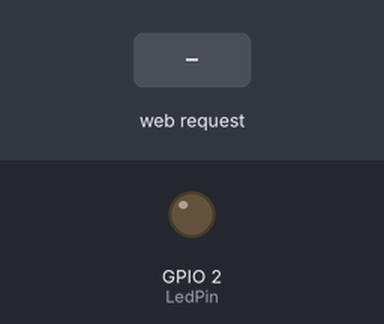
A sketch run on a simulated ESP32. Parts: output pins drawn as LEDs (lit = HIGH). The inputs (shaded band) are chosen by the test bench. What the sketch prints to the serial monitor is not drawn.

Above: at 1.3 s.
1.4 s: HTTP request GET /ledon received
At 2.5 s:
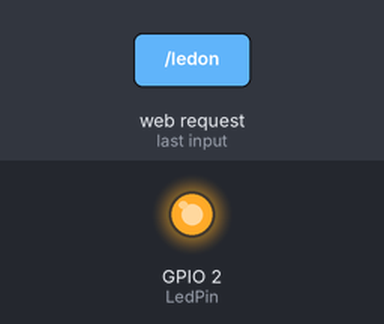
2.9 s: HTTP request GET / received
At 3.7 s:
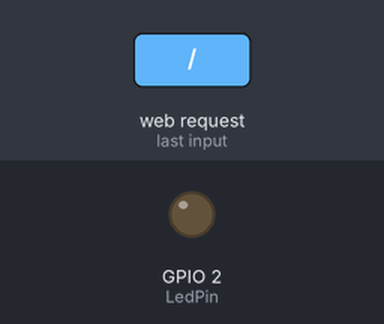
Timing chart, 0 to 5.9 s (numbered marks = the images above; inputs shaded):
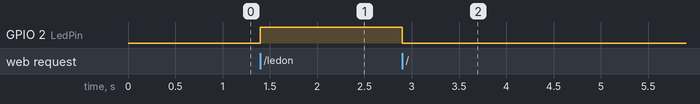

Measured:
- after the input at 1.4 s, GPIO 2 (LedPin): LOW → HIGH at once
- after the input at 2.9 s, GPIO 2 (LedPin): HIGH → LOW at once

The sketch:

WEBSERVER_CONTROL_LED.ino
```cpp
#include <WiFi.h>
#include <WebServer.h>

const char* ssid = "ESP32_WiFi";  // Tên mạng WiFi bạn muốn phát ra
const char* password = "12345678"; // Mật khẩu của mạng WiFi

IPAddress local_ip(192, 168, 49, 15);
IPAddress gateway(192, 168, 49, 1);
IPAddress subnet(255, 255, 255, 0);

WebServer server(80);
uint8_t LedPin = 2;
bool LedStatus = LOW;

void event_OnConnect() {
  LedStatus = LOW;
  Serial.println("LED đang tắt");
  server.send(200, "text/html", HTMLGui(LedStatus));
}

void event_ledon() {
  LedStatus = HIGH;
  Serial.println("LED đang bật");
  server.send(200, "text/html", HTMLGui(LedStatus));
}

void event_ledoff() {
  LedStatus = LOW;
  Serial.println("LED đang tắt");
  server.send(200, "text/html", HTMLGui(LedStatus));
}

void event_NotFound() {
  server.send(404, "text/html", "NOT FOUND");
}

void setup() {
  Serial.begin(115200);
  pinMode(LedPin, OUTPUT);
  // Thiết lập ESP32 làm Access Point
  WiFi.softAP(ssid, password);
  WiFi.softAPConfig(local_ip, gateway, subnet);
  delay(100);

  server.on("/", event_OnConnect);
  server.on("/ledon", event_ledon);
  server.on("/ledoff", event_ledoff);
  server.onNotFound(event_NotFound);

  server.begin();
  Serial.println("Server is Starting!");
}

void loop() {
  server.handleClient();
  digitalWrite(LedPin, LedStatus ? HIGH : LOW);
}

String HTMLGui(uint8_t led) {
  String str = "<!DOCTYPE html>\n";
  str += "<html>\n";
  str += "<meta name=\"viewport\" content=\"width=device-width, initial-scale=1.0\">\n";
  str += "<title>Document</title>\n";
  str += "<style>html{font-family: Arial, Helvetica, sans-serif;margin: 0px auto;text-align: center;}\n";
  str += "body{margin-top: 50px;} h1{color: white;margin: 50px 30px;} h3{color: white;margin-bottom: 50px;}\n";
  str += ".button{display: block;width: 80px;border: none;color: white;padding: 13px 13px;text-decoration: none;font-size: 25px;margin: 0px auto 35px;border-radius: 4px;}\n";
  str += ".button-off{background-color: blue;}\n";
  str += ".button-off:active{background-color: blueviolet;}\n";
  str += ".button-on{background-color: blue;}\n";
  str += ".button-on:active{background-color: blueviolet;}\n";
  str += ".container{background-color: #00ffff;width: 300px;border-radius: 10px;margin: auto;padding: 10px;}\n";
  str += "p{font-size: 20px;color: bisque;margin-bottom: 10px;}\n";
  str += "</style>\n";
  str += "</head>\n";
  str += "<body>\n";
  str += "    <div class=\"container\">\n";
  str += "        <h1>ESP32 Webserver</h1>\n";
  str += "        <h3>Nguyen Thanh Van</h3>\n";
  if (led) {
    str += "<p>Led Status: ON</p><a class=\"button button-off\" href=\"/ledoff\">OFF</a>\n";
  } else {
    str += "<p>Led Status: OFF</p><a class=\"button button-on\" href=\"/ledon\">ON</a>\n";  // Đổi URL thành /ledon khi đèn tắt
  }

  str += "    </div>\n";
  str += "</body>\n";
  str += "</html>\n";
  return str;
}
```
